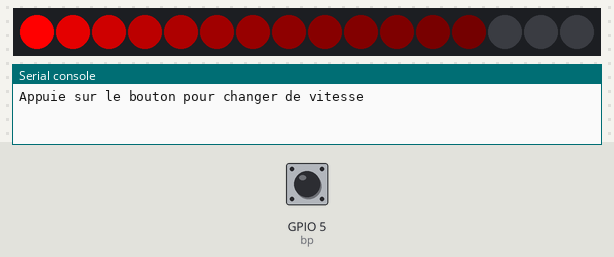
This program was run on a simulated ESP32 board running MicroPython. Parts: 16 RGB LEDs in strip order, left to right, the last lines printed to the serial console. The inputs (shaded band) are chosen by the test bench; at power-on: GPIO 5 (bp) HIGH.

Above: at 1.25 s.
1.3 s: GPIO 5 (bp) pulled LOW for 0.15 s
At 1.92 s:
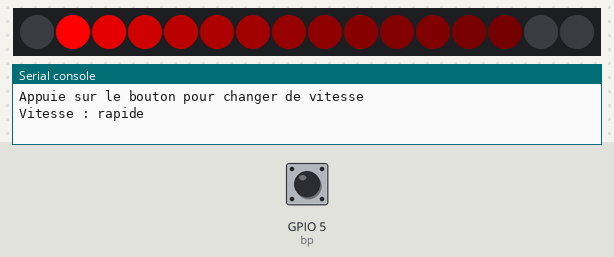
2.0 s: GPIO 5 (bp) pulled LOW for 1 s
At 3.01 s:
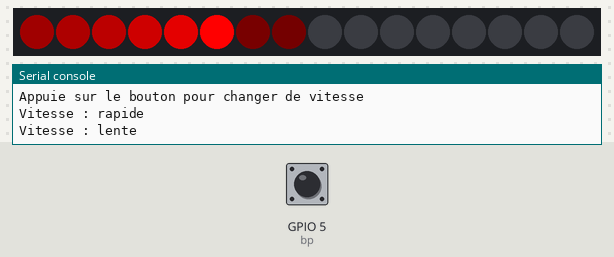
3.6 s: GPIO 5 (bp) driven LOW
5.1 s: GPIO 5 (bp) driven HIGH
At 5.11 s:
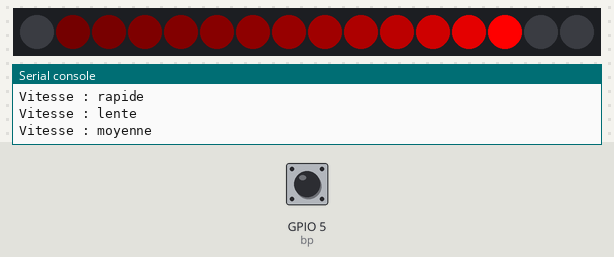

The program:

06_chenillard_rebond.py
```python
# Atelier 02 — Aller plus loin n°6 : chenillard qui rebondit, avec traînée
# Fablab Ardèche — MicroPython
#
# Le défi de la page « Toi de jouer » : un point rouge fait des allers-retours
# et laisse derrière lui une traînée qui s'éteint doucement (effet K2000).
# Le bouton change la vitesse (lente / moyenne / rapide).
#
# Matériel : ESP32 + bandeau NeoPixel 16 LED + 1 bouton poussoir
# Connexions : DATA → GPIO18, bouton (BP) entre GPIO5 et GND

from machine import Pin
from neopixel import NeoPixel
import time

N = 16
np = NeoPixel(Pin(18, Pin.OUT), N)
bp = Pin(5, Pin.IN, Pin.PULL_UP)

VITESSES = [("lente", 80), ("moyenne", 40), ("rapide", 15)]
vitesse_idx = 1

pos, sens = 0, 1
print("Appuie sur le bouton pour changer de vitesse")

while True:
    # 1) toutes les LEDs s'atténuent (on garde les 2/3 de leur valeur)
    for i in range(N):
        r, v, b = np[i]
        np[i] = (r * 2 // 3, v * 2 // 3, b * 2 // 3)
    # 2) la tête est allumée à fond
    np[pos] = (255, 0, 0)
    np.write()

    # 3) rebond aux deux extrémités
    if pos + sens < 0 or pos + sens >= N:
        sens = -sens
    pos += sens

    time.sleep_ms(VITESSES[vitesse_idx][1])

    if bp.value() == 0:
        vitesse_idx = (vitesse_idx + 1) % len(VITESSES)
        print("Vitesse :", VITESSES[vitesse_idx][0])
        while bp.value() == 0:
            time.sleep_ms(10)
```

Measured:
- after the input at 5.1 s, the LEDs: change at once (image 3)
